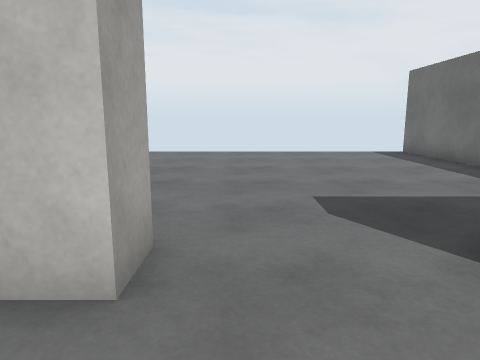
view 1 (above)

14 first-person views from a walk through a scene from a Unity 3-D project. The camera is 1.2 m above the floor, tilts 10° down and sees 70° across. The floor is counted in squares, 1 m on a side. Each view is taken from the middle of a square. On the plan, view 1 faces up. The plan holds only what a view shows up to about 14 squares ahead; the rest is blank. The place goes on beyond the plan. The player character is not drawn. Door leaves are left out, so doorways stand open. Surface patterns are stand-ins for the level's own textures.

view 2
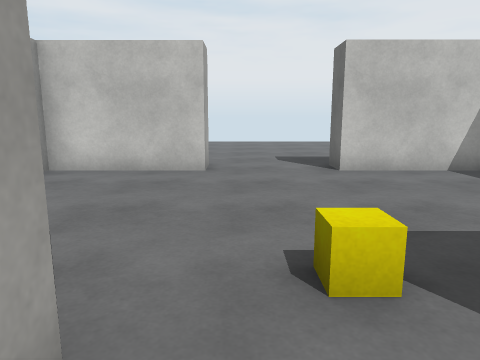

view 3
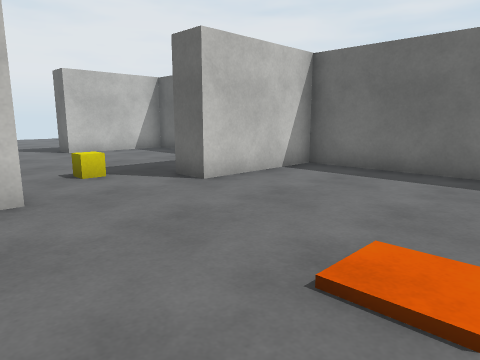

view 4
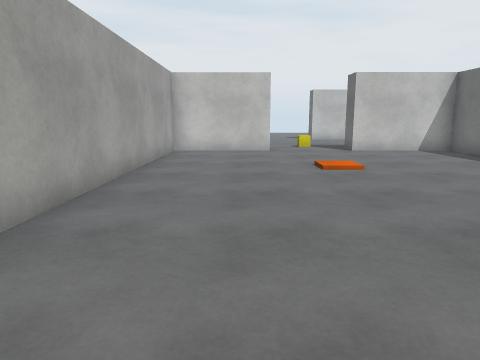

view 5
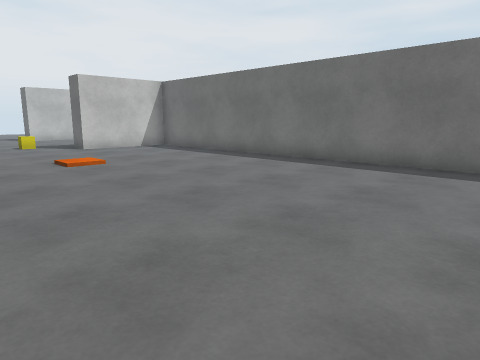

view 6
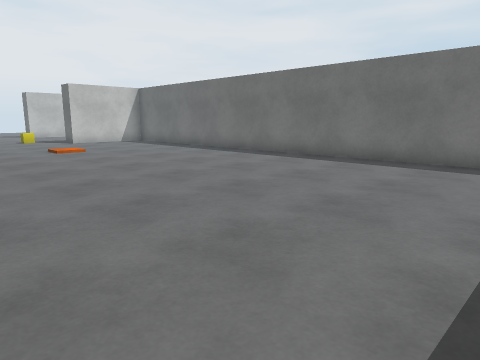

view 7
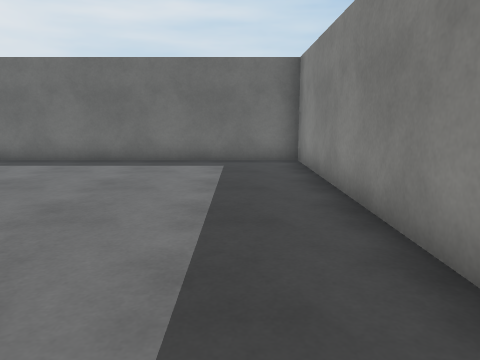

view 8
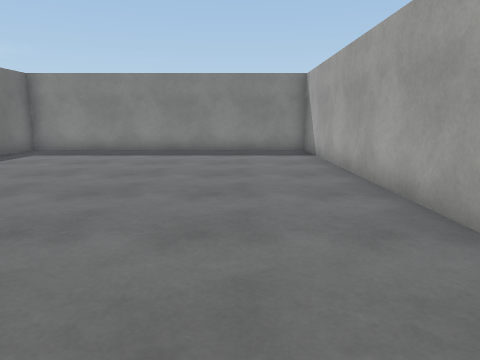

view 9
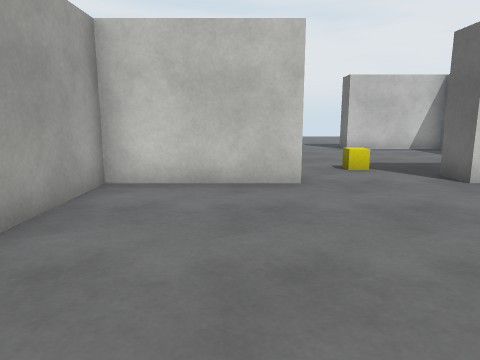

view 10
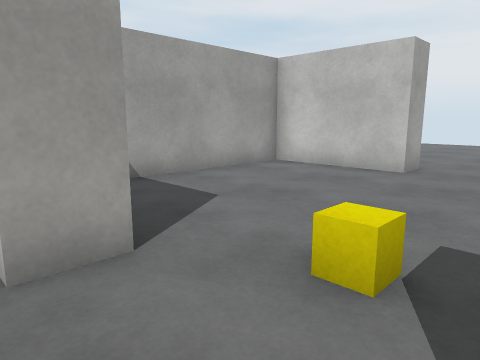

view 11
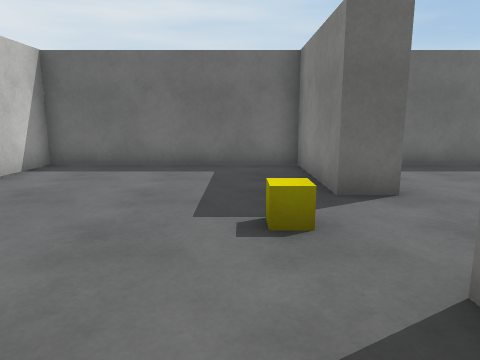

view 12
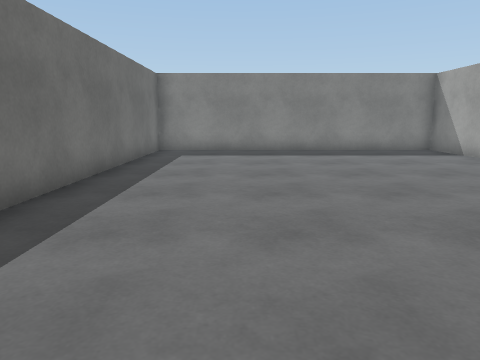

view 13
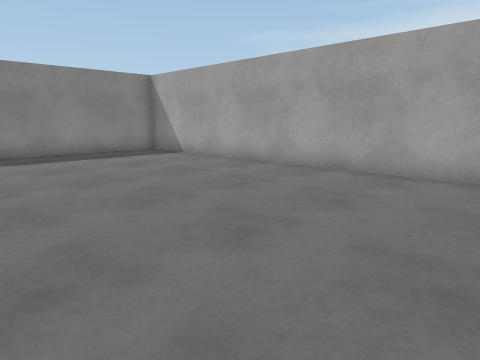

view 14
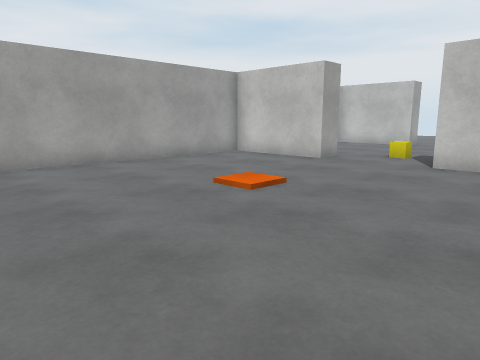

### Floor plan
Points are (right, up) in squares from view 1. A wall is a line through its corners. A room is listed if a view was taken in it or the views show most of it. See-through windows are left out.
Room 1 (views 1, 11)
walls: (-0.8, 2.1) (-4.6, 2.1) (-4.6, -2.8); (2.4, -4.6) (6.2, -4.6) (6.2, 2.1) (2.4, 2.1)
ways out: open door at (1, -5) to room 2; open door at (1, 2.5)
Room 2 (views 2, 3, 4, 5, 6, 7, 8, 9, 10, 12, 13, 14)
walls: (-0.8, -5.6) (-4.6, -5.6) (-4.6, -25.7) (6.2, -25.7) (6.2, -5.6) (2.4, -5.6)
ways out: open door at (1, -5) to room 1

Where each view was taken, in squares from view 1:
view 1: 0 up, 0 right, facing up
view 2: 6 down, 0 right, facing up
view 3: 11 down, 2 left, facing up-right
view 4: 19 down, 2 left, facing up
view 5: 20 down, 3 left, facing up-right
view 6: 24 down, 4 left, facing up-right
view 7: 24 down, 4 left, facing right
view 8: 12 down, 2 left, facing down
view 9: 12 down, 2 left, facing up
view 10: 6 down, 2 right, facing up-left
view 11: 3 down, 3 left, facing right
view 12: 12 down, 3 right, facing down
view 13: 13 down, 3 right, facing down-left
view 14: 15 down, 5 right, facing up-left
